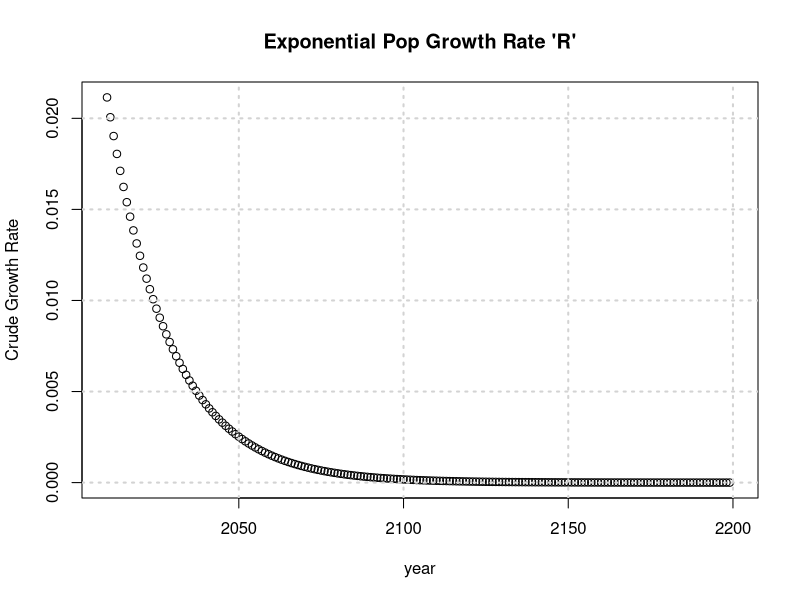
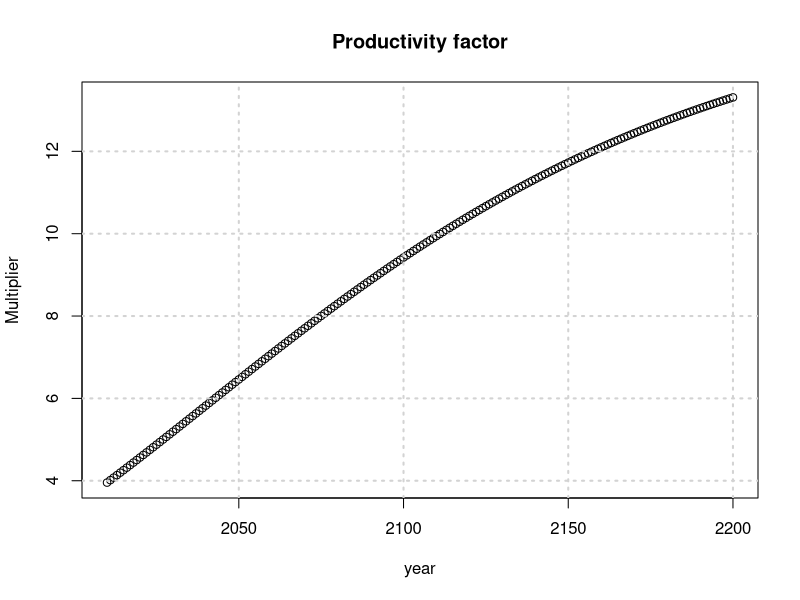
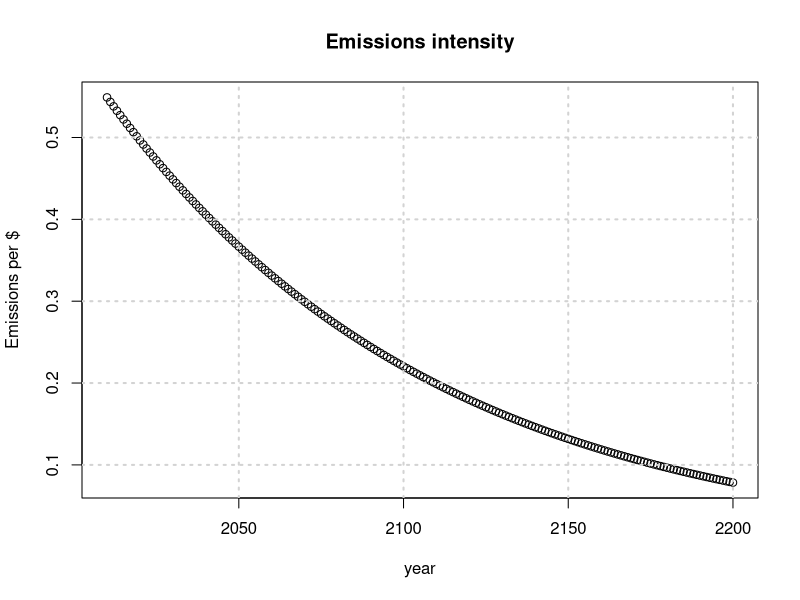
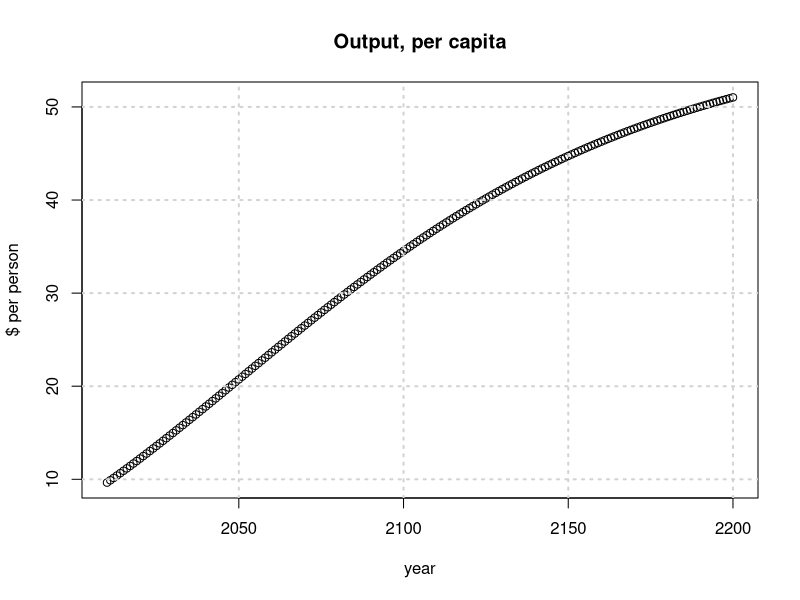
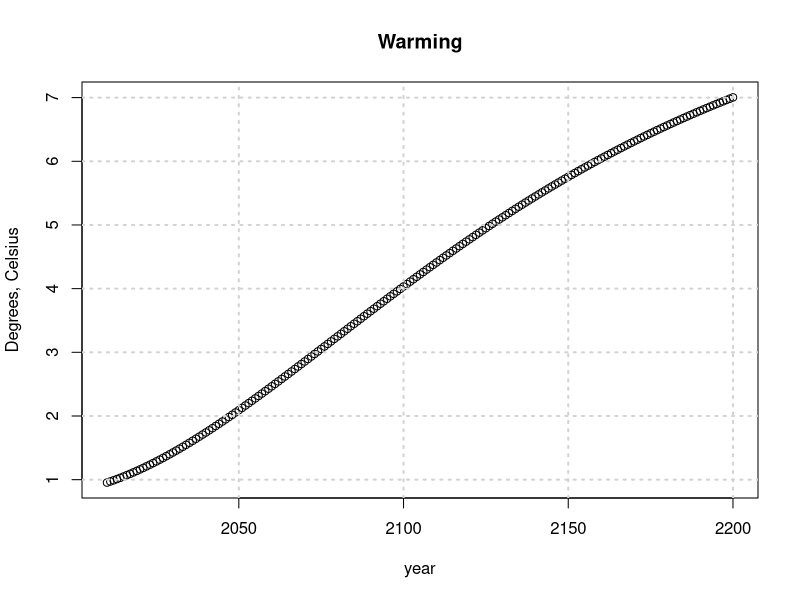
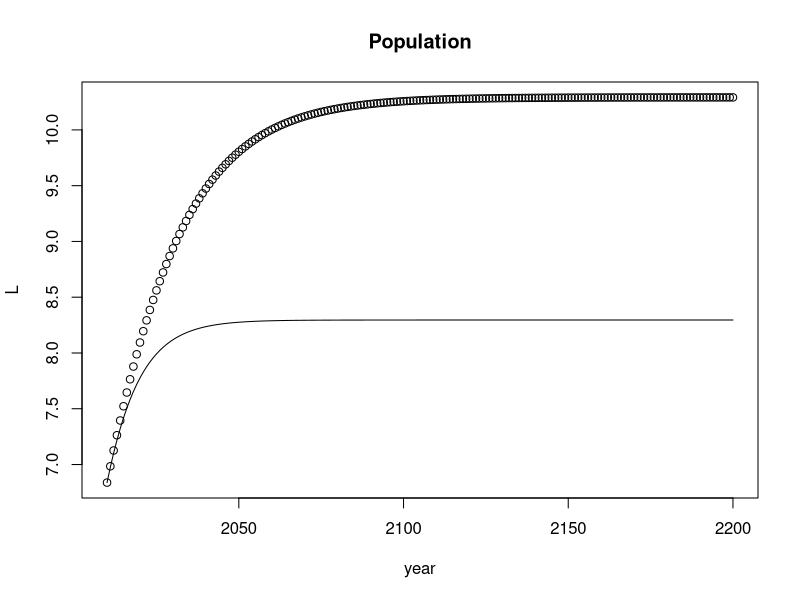
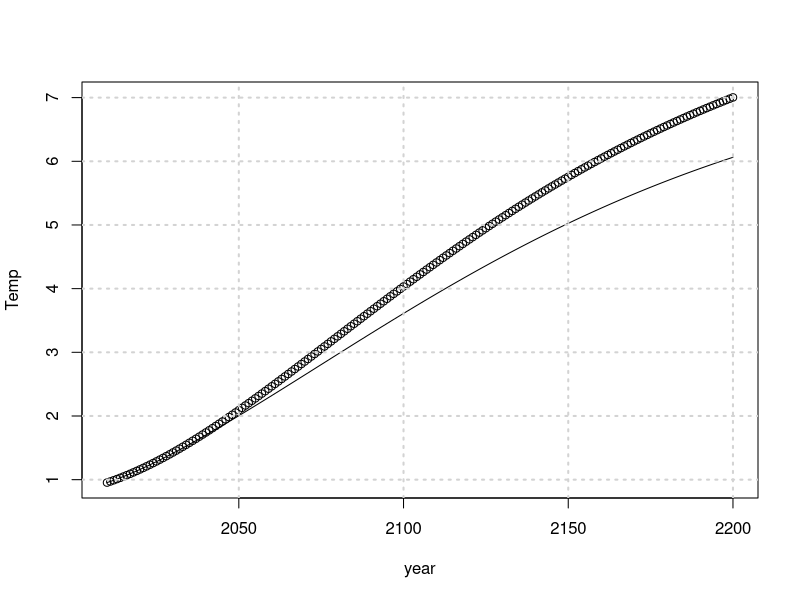
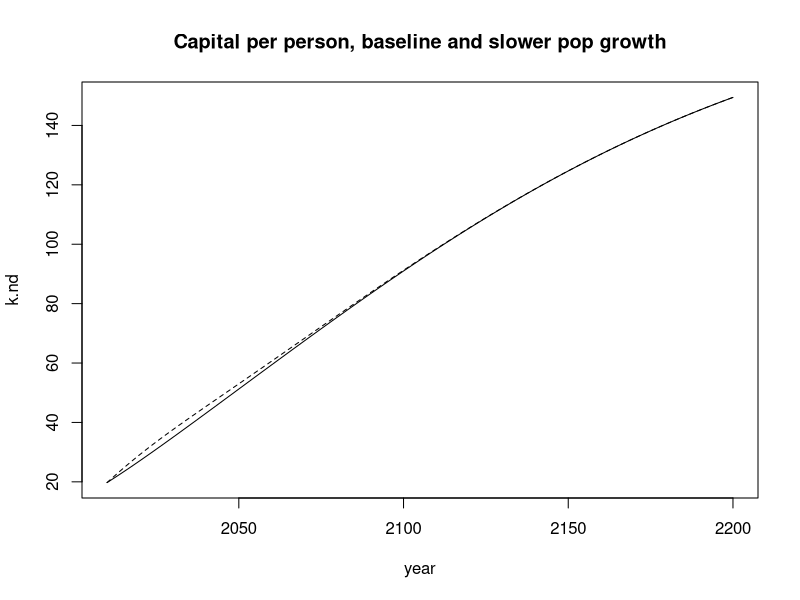

These charts were generated, in order, by the following R code:
## ---- chunk 1
library(data.table) # if you're working on this using the RStudio desktop version, make sure to install this when the app prompts you to - the last line under the Jobs tab should be " Package 'data.table' successfully installed."
solow_climate_fun <- function(gL0 = 0.022547, dL = -0.052,
                              gsigma0 = -.01, dsigma = -.0002)
{
    ## CONSTANTS ##
    ## capital's share of income
    a<-0.3
    ## savings rate
    s<-0.25
    ## Depreciation rate
    d<-0.1
    ## initial GDP, & Capital
    Y0<-63.69
    K0<-135
    ##Initial population, pop growth rate, and parameter reducing pop growth
    L0<-6.838 ## billions
    ## next lines commented out because they are arguments in fun
    ##  gL0<-0.022547 ## Initial growth rate, about R
    ##  dL<-0.052 ## exponential rate of decline in R, i.e,  R(t+1) = R(t) exp(-dL * 1)
    ## Initial Total Factor Productivity, TFP growth rate, and parameter affecting TFP growth
    A0<-3.955
    gA0<-0.015323
    dA<-0.011
    ## Initial emissions intensity, intensity growth, and parameter affecting intensity growth
    sigma0 <- 0.549  ## this is carbon output in some unit of tons per $ of output
        ## next lines commented out because they are arguments in fun
    ## gsigma0<- -0.01 ## initial rate of decline in sigma
    ## dsigma <- -0.0002 ## rate of change in rate of decline
    ## Damage Parameters ## we'll ignore these, but they do play as small role.
    theta1<-0.0023888849
    theta2<-2
    theta3<-0.00000507029
    theta4<-6.754
    ## Damage to TFP
    gamma<-0.001
    ## Damage through depreciation
    d1<-0.01 ## this is the same constant "d" we had in solow model
    ## CCR Cumulative Carbon
    beta<-1.8 ## multiplier to convert cumulative carbon to temperature increase
    C0<-530 ## total carbon output up to 2010

    ## ### BASE MODEL ###
    T<-191
    year<-c(2010:2200)

    ## intialization
    k<-rep(NaN,T) # rep means 'NaN' replication 'T' number of times
    A<-rep(NaN,T)
    gAt<-rep(NaN,T)
    sigma<-rep(NaN,T)
    gsigmat<-rep(NaN,T)
    y<-rep(NaN,T)
    D<-rep(NaN,T)
    L<-rep(NaN,T)
    gLt<-rep(NaN,T)
    E<-rep(NaN,T)
    Ccum<-rep(NaN,T)
    Temp<-rep(NaN,T)
    y.nd<-rep(NaN,T)
    k.nd<-rep(NaN,T)
    ## starting values (for notations see loop step, line 218 onwards)
    Ccum[1]<-C0
    Temp[1]<-beta*Ccum[1]/1000
    D[1]<-1/(1+theta1*(Temp[1]^theta2))
    A[1]<-A0
    gLt[1]<-gL0
    k[1]<-((s*A[1]*D[1])/(d+gL0))^(1/(1-a))
    gAt[1]<-gA0
    sigma[1]<-sigma0
    gsigmat[1]<-gsigma0
    y[1]<-D[1]*A[1]*k[1]^a
    L[1]<-L0
    gLt[1]<-gL0
    E[1]<-sigma[1]*y[1]*L[1]/3.67
    k.nd[1]<-((s*A[1])/(d+gL0))^(1/(1-a))
    y.nd[1]<-A[1]*k.nd[1]^a

    ## now we loop thru
    for (t in 2:T){
        ## with climate damages
        Ccum[t]<-Ccum[t-1]+E[t-1] ## cumulative emissions
        Temp[t]<-beta*Ccum[t]/1000 ## temperature increase in celsius
        D[t]<-1/(1+theta1*(Temp[t]^theta2)) ## "damages"; line 108
        gAt[t]<-gAt[t-1]/(1+dA) ## change in growth rate of TFP
        A[t]<-A[t-1]*(1+gAt[t]) ## TFP
        gLt[t]<-gLt[t-1]*(1+dL) ## change in growth rate of pop, dL < 0, gLt shrinks
        L[t]<-L[t-1]*(1+gLt[t]) ## Pop
        k[t]<-((s*A[t]*D[t])/(d+gLt[t]))^(1/(1-a)) ## capital per person in solow steady state
        gsigmat[t]<-gsigmat[t-1]/(1+dsigma) ## change in emissions intensity
        sigma[t]<-sigma[t-1]*(1+gsigmat[t]) ## emissions intensity
        y[t]<-D[t]*A[t]*k[t]^a ## income per capita
        E[t]<-sigma[t]*y[t]*L[t]/3.67 ## total emmissions (3.67 converts carbon to C02)

        ## without climate damages i.e., D=1
        k.nd[t]<-((s*A[t])/(d+gLt[t]))^(1/(1-a))
        y.nd[t]<-A[t]*k.nd[t]^a
    }
    out = data.table(year, Ccum, Temp, D,
                     A, L, k,
                     sigma, y, E, k.nd, y.nd)
    return(out)
}


## ---- chunk 2
out = solow_climate_fun() ## without arguments, uses default
year = out$year
## ---- chunk 3
L = out$L
R = c(diff(log(L))/1, NA) ## calculate exponential growth rate as in Lab 1.
plot(year, R, ylab = "Crude Growth Rate",
     main = "Exponential Pop Growth Rate 'R'")
grid(lwd = 2) # lwd stands for line width
## ---- chunk 4
A = out$A
plot(year, A, ylab = "Multiplier",
     main = "Productivity factor")
grid(lwd = 2)
## ---- chunk 5
sigma = out$sigma
plot(year, sigma, ylab = "Emissions per $",
     main = "Emissions intensity")
grid(lwd = 2)
## ---- chunk 6
y = out$y
plot(year, y, ylab = "$ per person",
     main = "Output, per capita")
grid(lwd = 2)
## ---- chunk 7
Temp = out$Temp
plot(year, Temp, ylab = "Degrees, Celsius",
     main = "Warming")
grid(lwd = 2)
## ---- chunk 8
out.slow.pop <- solow_climate_fun(gL0 = 0.022547, ## we leave starting pop growth as is
                  dL = -0.052*2, ## and multiply rate of change in growth rate by 2
                  gsigma0 = -.01, dsigma = -.0002) # solow_climate_fun function defined earlier is now being applied here
## ---- chunk 9
L.slow <- out.slow.pop$L 
plot(year, L, main = "Population")
lines(year, L.slow)
## ---- chunk 10
pyl.base = sum(L[year %in% 2010:2100])
pyl.slow = sum(L.slow[year %in% 2010:2100])
print("base")
print(pyl.base)
print("slow")
print(pyl.slow)
print("pop years lived ratio")
print(pyl.slow / pyl.base)
## ---- chunk 11
E = out$E
E.slow = out.slow.pop$E
sum.E.base = sum(E[year %in% 2010:2100])
sum.E.slow = sum(E.slow[year %in% 2010:2100])
print("E ratio")
print(sum.E.slow / sum.E.base)
## ---- chunk 12
Temp.slow = out.slow.pop$Temp
plot(year, Temp)
lines(year, Temp.slow)
grid(lwd = 2)
## ---- chunk 13
k.nd = out$k.nd
k.nd.slow = out.slow.pop$k.nd
plot(year, k.nd, type = "l", main = "Capital per person, baseline and slower pop growth")
lines(year, k.nd.slow, lty = 2)
## ---- chunk 14
out.fast.decarb <- solow_climate_fun(gL0 = 0.022547, ## we leave starting pop growth as is
                  dL = -0.052, ## and multiply rate of change by 2
                  gsigma0 = -.01*2, dsigma = -.0002)
## ---- chunk 15
sigma = out$sigma
sigma.fast = out.fast.decarb$sigma
## note:  here  "fast" is refering to decarbonization,
## whereas before "slow" was refering to population growth. Sorry!
plot(year, sigma, ylim = c(0,.6), main = "Carbon intensity, by scenario")
lines(year, sigma.fast)
grid()
## ---- chunk 16
E = out$E
E.fast = out.fast.decarb$E
plot(year, E, ylim = c(0, 25), main = "Emissions, by scenario")
lines(year, E.fast)
grid(lwd = 2)
## ---- chunk 17
Temp.fast = out.fast.decarb$Temp
plot(year, Temp)
lines(year, Temp.fast)
grid(lwd = 2)

## ---- chunk 18
k1<- (0.25 / (0.0025 + 0.1)) ** (1 / (1 - 0.3))
print(k1)
k2<- (0.25 / (0.005 + 0.1)) ** (1 / (1 - 0.3))
print(k2)
## ---- chunk 19
out.slow.pop <- solow_climate_fun(gL0 = 0.0, ## we leave starting pop growth as is
                  dL = 0.0, ## and multiply rate of change in growth rate by 2
                  gsigma0 = -.01, dsigma = -.0002) # solow_climate_fun function defined earlier is now being applied here
## ---- chunk 20
L.slow <- out.slow.pop$L 
plot(year, L, main = "Population")
lines(year, L.slow)
## ---- chunk 21
Temp = out$Temp
plot(year, Temp, ylab = "Degrees, Celsius",
     main = "Warming")
grid(lwd = 2)

Temp = out.slow.pop$Temp
plot(year, Temp, ylab = "Degrees, Celsius",
     main = "Warming with slow/zero")
grid(lwd = 2)
## ---- chunk 22
out.dec.pop <- solow_climate_fun(gL0 = 0.0, ## we leave starting pop growth as is
                  dL = 0.0, ## and multiply rate of change in growth rate by 2
                  gsigma0 = -0.1, dsigma = -.0002) # solow_climate_fun function defined earlier is now being applied here

Temp = out.dec.pop$Temp
plot(year, Temp, ylab = "Degrees, Celsius",
     main = "Warming with slow/zero varying gsigma0")
grid(lwd = 2)
